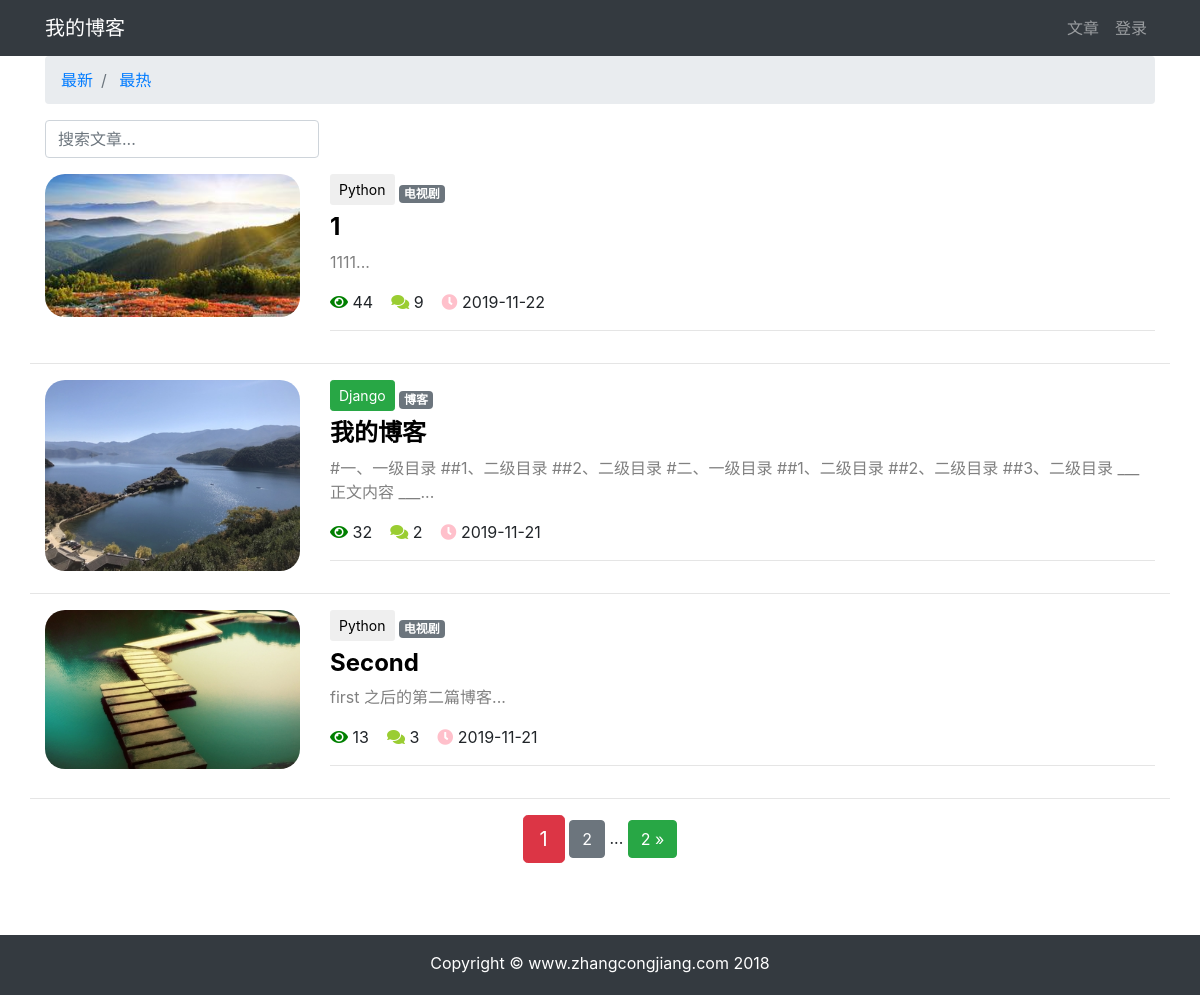
Before: /article/article-list/ with the older database file.
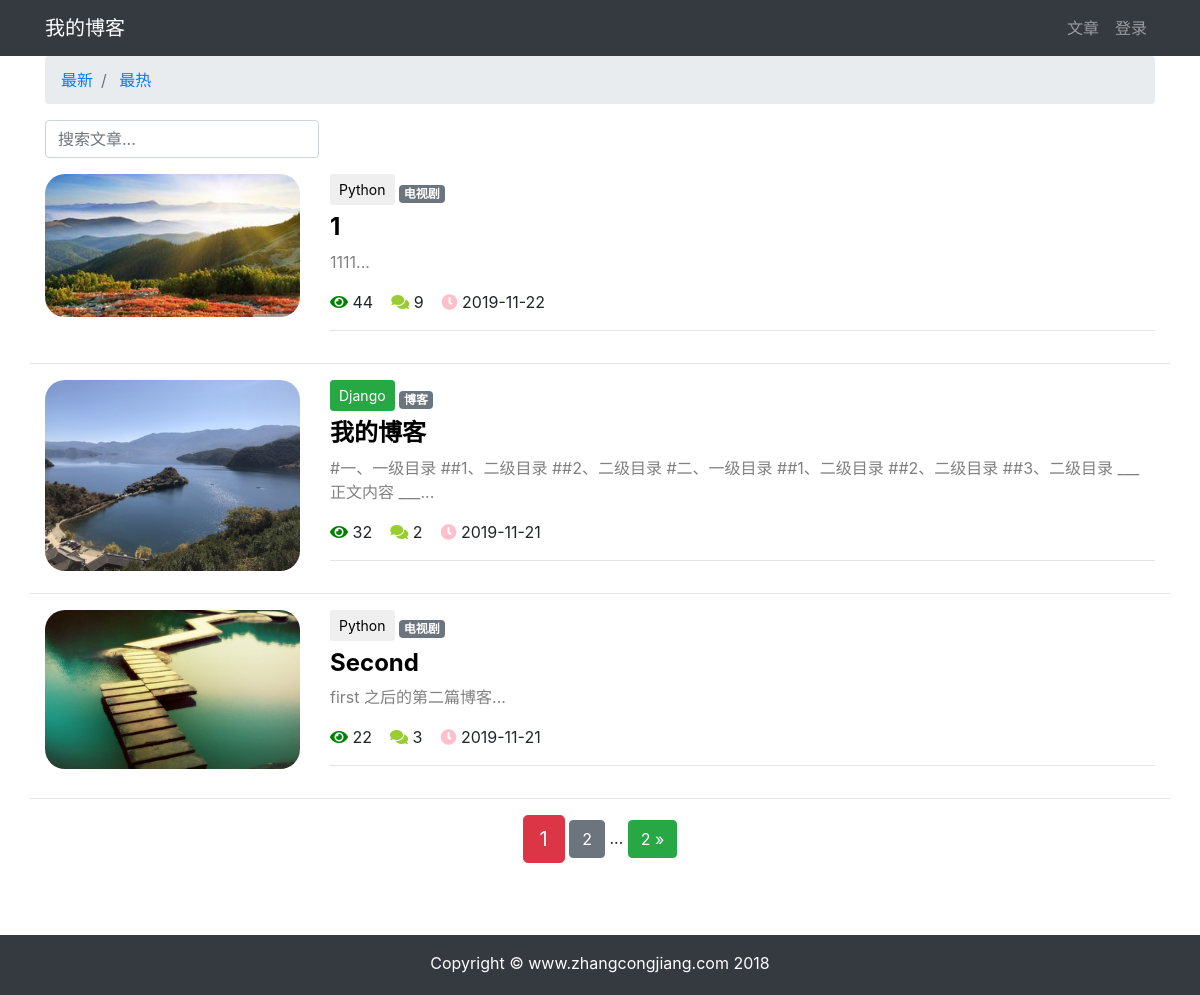
After: the same page with the newer database file.
### article/models.py (models this page shows, shortened)
class ArticlePost(models.Model):
    author = models.ForeignKey(User, on_delete=models.CASCADE)
    avatar = ProcessedImageField(
        upload_to='article/%Y%m%d',
        processors=[ResizeToFit(width=350)],
        format='JPEG',
        options={'quality': 100},
    )
    title = models.CharField(max_length=100)
    body = models.TextField()
    created = models.DateTimeField(default=timezone.now)
    updated = models.DateTimeField(auto_now=True)
    tags = TaggableManager(blank=True)
    total_views = models.PositiveIntegerField(default=0)
    column = models.ForeignKey(
        ArticleColumn,
        null=True,
        blank=True,
        on_delete=models.CASCADE,
        related_name='article'
    )
    class Meta:
        ordering = ('-created',)

class ArticleColumn(models.Model):
    title = models.CharField(max_length=100, blank=True)
    created = models.DateTimeField(default=timezone.now)
    def __str__(self):
        return self.title

### article/views.py (the view)
# urls.py: path('article-list/', views.article_list, name='article_list'),
def article_list(request):
    search = request.GET.get('search')
    order = request.GET.get('order')
    column = request.GET.get('column')
    tag = request.GET.get('tag')
    article_list = ArticlePost.objects.all()
    if search:
        article_list = article_list.filter(
            Q(title__icontains=search) |
            Q(body__icontains=search)
        )
    else:
        search = ''
    if column is not None and column.isdigit():
        article_list = article_list.filter(column=column)
    if tag and tag != 'None':
        article_list = article_list.filter(tags__name__in=[tag])
    if order == 'total_views':
        article_list = article_list.order_by('-total_views')
    paginator = Paginator(article_list, 3)
    page = request.GET.get('page')
    articles = paginator.get_page(page)
    context = {
        'articles': articles,
        'order': order,
        'search': search,
        'column': column,
        'tag': tag,
    }
    return render(request, 'article/list.html', context)

### templates/article/list.html (shortened to what this page needs)
{% extends "base.html" %}
{% load staticfiles %}
{% block content %}
    <div class="container">
        <nav aria-label="breadcrumb">
            <ol class="breadcrumb">
                <li class="breadcrumb-item">
                    <a href="{% url 'article:article_list' %}?search={{ search }}&column={{ column }}&tag={{ tag }}">
                        最新
                    </a>
                </li>
                <li class="breadcrumb-item">
                    <a href="{% url 'article:article_list' %}?order=total_views&search={{ search }}&column={{ column }}&tag={{ tag }}">
                        最热
                    </a>
                </li>
            </ol>
        </nav>
        <div class="row">
            <div class="col-auto mr-auto">
                <form class="form-inline">
                    <input type="text"
                           class="form-control mb-2 mr-sm-2"
                           name="search"
                           placeholder="搜索文章..."
                           required
                    >
                </form>
            </div>
        </div>
        <div class="row mt-2">
            {% for article in articles %}
                {% if article.avatar %}
                    <div class="col-3">
                        <img src="{{ article.avatar.url }}"
                             alt="avatar"
                             style="max-width:100%; border-radius: 20px"
                        >
                    </div>
                {% endif %}
                <div class="col">
                    {% if article.column %}
                        <button type="button"
                                class="btn btn-sm mb-2
                        {% if article.column.title == 'Django' %}
                            btn-success
                        {% elif article.column.title == 'Java' %}
                            btn-danger
                        {% elif article.column.title == 'HTML' %}
                            btn-warning
                        {% endif %}
                    "
                        >
                            {{ article.column }}
                        </button>
                    {% endif %}
                    <span>
                        {% for tag in article.tags.all %}
                            <a href="{% url 'article:article_list' %}?tag={{ tag }}" class="badge badge-secondary">
                                {{ tag }}
                            </a>
                        {% endfor %}
                    </span>
                    <h4>
                        <b>
                            <a href="{% url 'article:article_detail' article.id %}"
                               style="color: black;"
                            >
                                {{ article.title }}
                            </a>
                        </b>
                    </h4>
                    <div>
                        <p style="color: gray;">
                            {{ article.body|slice:'100' }}...
                        </p>
                    </div>
                    <p>
                        <span>
                            <i class="fas fa-eye" style="color: green;"></i>
                            {{ article.total_views }} &nbsp;&nbsp;
                        </span>
                        <span>
                            <i class="fas fa-comments" style="color: yellowgreen;"></i>
                            {{ article.comments.count }}&nbsp;&nbsp;&nbsp;
                        </span>
                        <span>
                            <i class="fas fa-clock" style="color: pink;"></i>
                            {{ article.created|date:'Y-m-d' }}
                        </span>
                    </p>
                    <hr>
                </div>
                <hr style="width: 100%;"/>
            {% endfor %}
        </div>
        <div class="pagination row">
            <div class="m-auto">
            <span class="step-links">
                <span class="current btn btn-danger btn-lg">
                    {{ articles.number }}
                </span>
                {% if articles.has_next %}
                    <a href="?page={{ articles.next_page_number }}&order={{ order }}&search={{ search }}&column={{ column }}&tag={{ tag }}"
                       class="btn btn-secondary"
                    >
                        {{ articles.next_page_number }}
                    </a>
                    <span>...</span>
                    <a href="?page={{ articles.paginator.num_pages }}&order={{ order }}&search={{ search }}&column={{ column }}&tag={{ tag }}"
                       class="btn btn-success"
                    >
                        {{ articles.paginator.num_pages }} &raquo;
                    </a>
                {% endif %}
            </span>
            </div>
        </div>
    </div>
{% endblock content %}

### templates/base.html (shortened to what this page needs)
{% load staticfiles %}
<!DOCTYPE html>
<html lang="zh-cn">
<head>
    <link rel="stylesheet" href="{% static 'bootstrap/css/bootstrap.min.css' %}">
    <link rel="stylesheet" href="{% static 'md_css/monokai.css' %}">
    <link rel="stylesheet"
          href="https://use.fontawesome.com/releases/v5.8.1/css/all.css"
    >
</head>
<body>
{% include 'header.html' %}
<div id="wrapper">
    {% block content %}{% endblock content %}
    <div id="push"></div>
</div>
{% include 'footer.html' %}
</body>
</html>

### templates/header.html
{% load notifications_tags %}
{% notifications_unread as unread_count %}
<nav class="navbar navbar-expand-lg navbar-dark bg-dark">
    <div class="container">
        <a class="navbar-brand" href="#">我的博客</a>
        <div>
            <ul class="navbar-nav">
                <li class="nav-item">
                    <a class="nav-link" href="{% url 'article:article_list' %}">文章</a>
                </li>
                {% if user.is_authenticated %}
                    <li class="nav-item dropdown">
                        <a class="nav-link dropdown-toggle" href="#" id="navbarDropdown" role="button"
                           data-toggle="dropdown" aria-haspopup="true" aria-expanded="false">
                            {% if unread_count %}
                                <svg viewBox="0 0 8 8"
                                     width="8px"
                                     height="8px">
                                    <circle cx="4"
                                            cy="4"
                                            r="4"
                                            fill="#ff6b6b"
                                    ></circle>
                                </svg>
                            {% endif %}
                            {{ user.username }}
                        </a>
                        <div class="dropdown-menu" aria-labelledby="navbarDropdown">
                            <a class="dropdown-item" href="{% url "notice:list" %}">通知
                                {% if unread_count %}
                                    <span class="badge badge-danger">{{ unread_count }}</span>
                                {% endif %}
                            </a>
                            <a class="dropdown-item" href='{% url "userprofile:edit" user.id %}'>个人信息</a>
                            <a class="dropdown-item" href="{% url 'article:article_create' %}">写文章</a>
                            <a class="dropdown-item" href="#" onclick="user_delete()">删除用户</a>
                            <a class="dropdown-item" href='{% url "userprofile:logout" %}'>退出登录</a>
                        </div>
                        {% if user.is_authenticated %}
                            <form
                                    style="display:none;"
                                    id="user_delete"
                                    action="{% url 'userprofile:delete' user.id %}"
                                    method="POST"
                            >
                                {% csrf_token %}
                                <button type="submit">发送</button>
                            </form>
                            <script>
                                function user_delete() {
                                    // 调用layer弹窗组件
                                    layer.open({
                                        title: "确认删除",
                                        content: "确认删除用户资料吗？",
                                        yes: function (index, layero) {
                                            $('form#user_delete button').click();
                                            layer.close(index);
                                        },
                                    })
                                }
                            </script>
                        {% endif %}
                    </li>
                {% else %}
                    <li class="nav-item">
                        <a class="nav-link" href="{% url 'userprofile:login' %}">登录</a>
                    </li>
                {% endif %}
            </ul>
        </div>
    </div>
</nav>

### templates/footer.html
{% load staticfiles %}
<div>
    <br><br><br>
</div>
<footer class="py-3 bg-dark" id="footer">
    <div class="container">
        <p class="m-0 text-center text-white">Copyright &copy; www.zhangcongjiang.com 2018</p>
    </div>
</footer>

### templates/base.html (style rules this page uses)
html, body { height: 100%; margin: 0; }
#wrapper { min-height: 100%; margin-bottom: -60px; }
#footer, #push { height: 60px; }

Changed rows visible on the page:
changed ArticlePost "Second": total_views "13" → "22"
